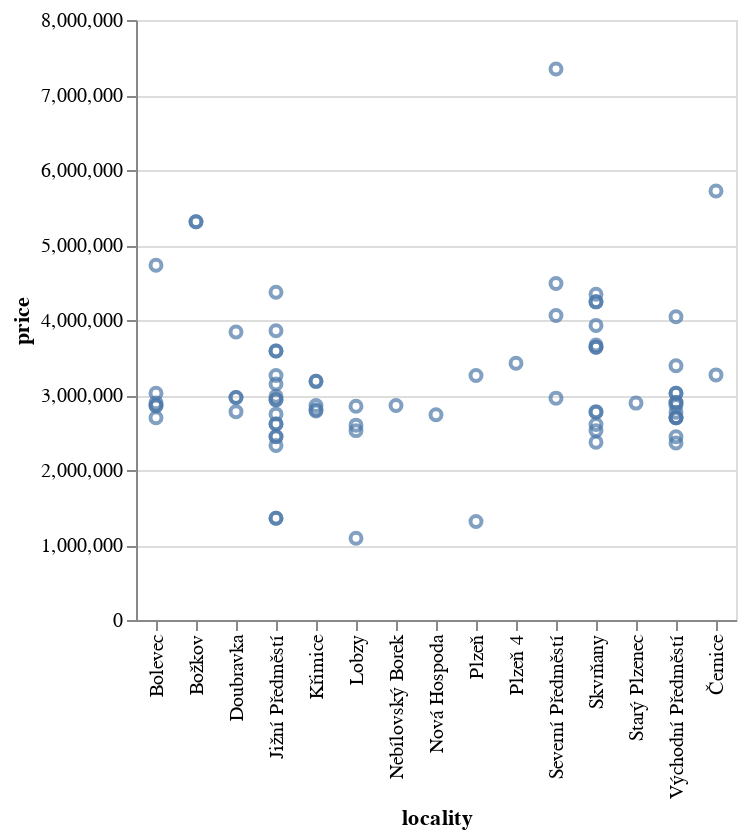

The code cell stored with this chart in its notebook:
### Code cell
data_2_1_2_kk = data[data["et_type"].isin(["2+1", "2+kk"])]

alt.Chart(data_2_1_2_kk).mark_point().encode(x="locality", y="price")

### Figure 1 — Vega-Lite specification as saved in the notebook (floating-point values rounded to 4 significant figures)
{"config": {"view": {"continuousWidth": 400, "continuousHeight": 300}}, "data": {"name": "data-c07ccc61bc674dae83a43de698903e1a"}, "mark": "point", "encoding": {"x": {"type": "nominal", "field": "locality"}, "y": {"type": "quantitative", "field": "price"}}, "$schema": "https://vega.github.io/schema/vega-lite/v4.8.1.json", "datasets": {"data-c07ccc61bc674dae83a43de698903e1a": [{"locality": "Východní Předměstí", "price": 2696000, "et_type": "2+kk", "size": 32, "company_name": null}, {"locality": "Skvrňany", "price": 3638000, "et_type": "2+kk", "size": 47, "company_name": "Trigema, a.s."}, {"locality": "Skvrňany", "price": 4242000, "et_type": "2+kk", "size": 58, "company_name": "Trigema, a.s."}, {"locality": "Východní Předměstí", "price": 3022000, "et_type": "2+1", "size": 53, "company_name": null}, {"locality": "Východní Předměstí", "price": 2900000, "et_type": "2+1", "size": 43, "company_name": null}, {"locality": "Jižní Předměstí", "price": 1356000, "et_type": "2+kk", "size": 37, "company_name": null}, {"locality": "Východní Předměstí", "price": 2696000, "et_type": "2+kk", "size": 32, "company_name": null}, {"locality": "Skvrňany", "price": 3638000, "et_type": "2+kk", "size": 47, "company_name": "Trigema, a.s."}, {"locality": "Skvrňany", "price": 4242000, "et_type": "2+kk", "size": 58, "company_name": "Trigema, a.s."}, {"locality": "Východní Předměstí", "price": 3022000, "et_type": "2+1", "size": 53, "company_name": null}, {"locality": "Východní Předměstí", "price": 2900000, "et_type": "2+1", "size": 43, "company_name": null}, {"locality": "Jižní Předměstí", "price": 1356000, "et_type": "2+kk", "size": 37, "company_name": null}, {"locality": "Lobzy", "price": 2851000, "et_type": "2+1", "size": 43, "company_name": null}, {"locality": "Jižní Předměstí", "price": 2745000, "et_type": "2+1", "size": 56, "company_name": null}, {"locality": "Severní Předměstí", "price": 4060000, "et_type": "2+kk", "size": 53, "company_name": null}, {"locality": "Božkov", "price": 5311000, "et_type": "2+1", "size": 51, "company_name": "Bidli"}, {"locality": "Východní Předměstí", "price": 2443000, "et_type": "2+kk", "size": 35, "company_name": null}, {"locality": "Jižní Předměstí", "price": 4371000, "et_type": "2+kk", "size": 80, "company_name": null}, {"locality": "Skvrňany", "price": 4344000, "et_type": "2+kk", "size": 53, "company_name": "Trigema, a.s."}, {"locality": "Lobzy", "price": 2598000, "et_type": "2+1", "size": 42, "company_name": "Idea Reality"}, {"locality": "Černice", "price": 3268000, "et_type": "2+kk", "size": 38, "company_name": null}, {"locality": "Lobzy", "price": 2525000, "et_type": "2+1", "size": 45, "company_name": null}, {"locality": "Jižní Předměstí", "price": 3260000, "et_type": "2+1", "size": 62, "company_name": null}, {"locality": "Východní Předměstí", "price": 2770000, "et_type": "2+1", "size": 47, "company_name": null}, {"locality": "Východní Předměstí", "price": 3391000, "et_type": "2+1", "size": 57, "company_name": null}, {"locality": "Jižní Předměstí", "price": 3587000, "et_type": "2+kk", "size": 40, "company_name": "Bidli"}, {"locality": "Bolevec", "price": 2895000, "et_type": "2+kk", "size": 49, "company_name": null}, {"locality": "Bolevec", "price": 2696000, "et_type": "2+1", "size": 55, "company_name": null}, {"locality": "Jižní Předměstí", "price": 2614000, "et_type": "2+kk", "size": 40, "company_name": null}, {"locality": "Starý Plzenec", "price": 2892000, "et_type": "2+1", "size": 47, "company_name": null}, {"locality": "Skvrňany", "price": 2606000, "et_type": "2+kk", "size": 38, "company_name": null}, {"locality": "Bolevec", "price": 2854000, "et_type": "2+kk", "size": 49, "company_name": null}, {"locality": "Křimice", "price": 3182000, "et_type": "2+kk", "size": 42, "company_name": null}, {"locality": "Křimice", "price": 3182000, "et_type": "2+kk", "size": 42, "company_name": null}, {"locality": "Jižní Předměstí", "price": 2447000, "et_type": "2+kk", "size": 60, "company_name": null}, {"locality": "Bolevec", "price": 4731000, "et_type": "2+kk", "size": 66, "company_name": null}, {"locality": "Bolevec", "price": 3023000, "et_type": "2+1", "size": 44, "company_name": null}, {"locality": "Doubravka", "price": 2966000, "et_type": "2+1", "size": 55, "company_name": null}, {"locality": "Doubravka", "price": 2966000, "et_type": "2+1", "size": 55, "company_name": null}, {"locality": "Křimice", "price": 2859000, "et_type": "2+kk", "size": 35, "company_name": null}, {"locality": "Doubravka", "price": 3839000, "et_type": "2+1", "size": 55, "company_name": null}, {"locality": "Jižní Předměstí", "price": 2614000, "et_type": "2+1", "size": 45, "company_name": null}, {"locality": "Skvrňany", "price": 2369000, "et_type": "2+1", "size": 47, "company_name": null}, {"locality": "Jižní Předměstí", "price": 3146000, "et_type": "2+1", "size": 77, "company_name": null}, {"locality": "Bolevec", "price": 2860000, "et_type": "2+1", "size": 47, "company_name": null}, {"locality": "Nová Hospoda", "price": 2737000, "et_type": "2+kk", "size": 36, "company_name": null}, {"locality": "Východní Předměstí", "price": 2696000, "et_type": "2+1", "size": 46, "company_name": null}, {"locality": "Jižní Předměstí", "price": 2933000, "et_type": "2+kk", "size": 43, "company_name": "OTTE Reality, s.r.o."}, {"locality": "Skvrňany", "price": 3666000, "et_type": "2+kk", "size": 49, "company_name": "Trigema, a.s."}, {"locality": "Nebílovský Borek", "price": 2859000, "et_type": "2+kk", "size": 44, "company_name": null}, {"locality": "Plzeň", "price": 1314000, "et_type": "2+1", "size": 44, "company_name": "JURIS REAL Dražby, a.s."}, {"locality": "Východní Předměstí", "price": 4043000, "et_type": "2+kk", "size": 53, "company_name": null}, {"locality": "Lobzy", "price": 1090000, "et_type": "2+1", "size": 41, "company_name": null}, {"locality": "Jižní Předměstí", "price": 2443000, "et_type": "2+kk", "size": 49, "company_name": null}, {"locality": "Skvrňany", "price": 3928000, "et_type": "2+kk", "size": 136, "company_name": null}, {"locality": "Severní Předměstí", "price": 2958000, "et_type": "2+1", "size": 50, "company_name": "Bidli"}, {"locality": "Božkov", "price": 5311000, "et_type": "2+1", "size": 53, "company_name": "Bidli"}, {"locality": "Černice", "price": 5719000, "et_type": "2+kk", "size": 57, "company_name": "Bidli"}, {"locality": "Jižní Předměstí", "price": 2328000, "et_type": "2+1", "size": 32, "company_name": "Idea Reality"}, {"locality": "Skvrňany", "price": 2778000, "et_type": "2+1", "size": 51, "company_name": "Pro Západ reality"}, {"locality": "Plzeň 4", "price": 3423000, "et_type": "2+kk", "size": 45, "company_name": "OTTE Reality, s.r.o."}, {"locality": "Skvrňany", "price": 2525000, "et_type": "2+1", "size": 49, "company_name": null}, {"locality": "Jižní Předměstí", "price": 3856000, "et_type": "2+1", "size": 60, "company_name": null}, {"locality": "Východní Předměstí", "price": 2361000, "et_type": "2+kk", "size": 35, "company_name": null}, {"locality": "Křimice", "price": 2788000, "et_type": "2+kk", "size": 35, "company_name": null}, {"locality": "Jižní Předměstí", "price": 2982000, "et_type": "2+1", "size": 38, "company_name": "T2 REALITY"}, {"locality": "Jižní Předměstí", "price": 2941000, "et_type": "2+1", "size": 59, "company_name": null}, {"locality": "Severní Předměstí", "price": 7346000, "et_type": "2+1", "size": 86, "company_name": null}, {"locality": "Severní Předměstí", "price": 4486000, "et_type": "2+kk", "size": 65, "company_name": null}, {"locality": "Východní Předměstí", "price": 2860000, "et_type": "2+1", "size": 45, "company_name": null}, {"locality": "Jižní Předměstí", "price": 3587000, "et_type": "2+kk", "size": 40, "company_name": "Bidli"}, {"locality": "Skvrňany", "price": 2770000, "et_type": "2+1", "size": 52, "company_name": null}, {"locality": "Doubravka", "price": 2778000, "et_type": "2+1", "size": 45, "company_name": null}, {"locality": "Plzeň", "price": 3260000, "et_type": "2+1", "size": 62, "company_name": null}, {"locality": "Křimice", "price": 2802000, "et_type": "2+kk", "size": 35, "company_name": null}]}}
